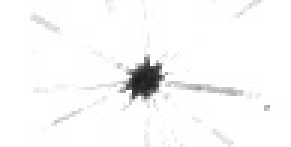
#> input picture Kaggle/data/train/acantharia_protist/124404.jpg, 97 x 49 px (shown 3 times larger); its folder holds only this picture in this run
$ python plankton_classifier.py   (Python 2 division)   (older library calls are emulated)
#> lines starting #> are read from the running program, lines starting #| are printed output that depends on the picture; after the words box and inside, x2 and y2 are one past the last pixel; in counts of white or black regions, pixels touching at a corner belong together
#Import libraries for doing image analysis
from skimage.io import imread
from skimage.transform import resize
from sklearn.ensemble import RandomForestClassifier as RF
import glob
import os
from sklearn import cross_validation
from sklearn.cross_validation import StratifiedKFold as KFold
from sklearn.metrics import classification_report
from matplotlib import pyplot as plt
from matplotlib import colors
from pylab import cm
from skimage import segmentation
from skimage.morphology import watershed
from skimage import measure
from skimage import morphology
import numpy as np
import pandas as pd
from scipy import ndimage
from skimage.feature import peak_local_max

# make graphics inline
#%matplotlib inline

import warnings
warnings.filterwarnings("ignore")

# get the classnames from the directory structure
directory_names = list(set(glob.glob(os.path.join("data","train", "*"))).difference(set(glob.glob(os.path.join("data","train","*.*")))))

# find the largest nonzero region
def getLargestRegion(props, labelmap, imagethres):
    regionmaxprop = None
    for regionprop in props:
        # check to see if the region is at least 50% nonzero
        if sum(imagethres[labelmap == regionprop.label])*1.0/regionprop.area < 0.50:
            continue
        if regionmaxprop is None:
            regionmaxprop = regionprop
        if regionmaxprop.filled_area < regionprop.filled_area:
            regionmaxprop = regionprop
    return regionmaxprop

def getMinorMajorRatio(image):
    image = image.copy()
    # Create the thresholded image to eliminate some of the background
    imagethr = np.where(image > np.mean(image),0.,1.0)

    #Dilate the image
    imdilated = morphology.dilation(imagethr, np.ones((4,4)))

    # Create the label list
    label_list = measure.label(imdilated)
    label_list = imagethr*label_list
    label_list = label_list.astype(int)

    region_list = measure.regionprops(label_list)
    maxregion = getLargestRegion(region_list, label_list, imagethr)

    # guard against cases where the segmentation fails by providing zeros
    ratio = 0.0
    if ((not maxregion is None) and (maxregion.major_axis_length != 0.0)):
        ratio = 0.0 if maxregion is None else maxregion.minor_axis_length*1.0 / maxregion.major_axis_length
    return ratio

# Rescale the images and create the combined metrics and training labels

#get the total training images
numberofImages = 0
for folder in directory_names:
    for fileNameDir in os.walk(folder):
        for fileName in fileNameDir[2]:
             # Only read in the images
            if fileName[-4:] != ".jpg":
              continue
            numberofImages += 1
#> pass 2 of the loop `for folder in directory_names:`:
#> pass 3 of the loop `for folder in directory_names:`:

# We'll rescale the images to be 25x25
maxPixel = 25
imageSize = maxPixel * maxPixel
num_rows = numberofImages # one row for each image in the training dataset
num_features = imageSize + 1 # for our ratio

# X is the feature vector with one row of features per image
# consisting of the pixel values and our metric
X = np.zeros((num_rows, num_features), dtype=float)
# y is the numeric class label
y = np.zeros((num_rows))

files = []
# Generate training data
i = 0
label = 0
# List of string of class names
namesClasses = list()

print "Reading images"
# Navigate through the list of directories
for folder in directory_names:
    # Append the string class name for each class
    currentClass = folder.split(os.pathsep)[-1]
    namesClasses.append(currentClass)
    for fileNameDir in os.walk(folder):
        for fileName in fileNameDir[2]:
            # Only read in the images
            if fileName[-4:] != ".jpg":
              continue

            # Read in the images and create the features
            nameFileImage = "{0}{1}{2}".format(fileNameDir[0], os.sep, fileName)
            image = imread(nameFileImage, as_grey=True)
#> image is the input picture: shape (49, 97); min 27, max 255, mean 248
            files.append(nameFileImage)
            axisratio = getMinorMajorRatio(image)
#> in getMinorMajorRatio, `imagethr = np.where(image > np.mean(image),0.,1.0)`:
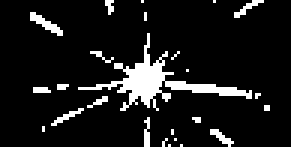
#> imagethr: shape (49, 97) float64 (shown 3 times larger); values 0 (black) and 1 (white), 10% white; 25 white regions (23 under 20 px), largest, box (x1, y1, x2, y2) and area: (26, 11, 84, 37) 292, (10, 4, 21, 12) 32
#> in getMinorMajorRatio, `imdilated = morphology.dilation(imagethr, np.ones((4,4)))`:
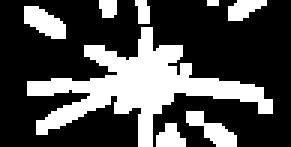
#> imdilated: shape (49, 97) float64 (shown 3 times larger); values 0 (black) and 1 (white), 30.3% white; 8 white regions (1 under 20 px)
#> in getMinorMajorRatio, `label_list = measure.label(imdilated)`:
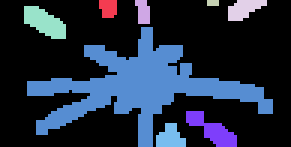
#> label_list: shape (49, 97) int64 (shown 3 times larger); 9 distinct labels, from 0 to 8; one colour per label, 0 black
#> in getMinorMajorRatio, `label_list = imagethr*label_list`:
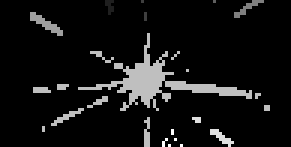
#> label_list: shape (49, 97) float64 (shown 3 times larger); min 0, max 8, mean 0.581; drawn with min black and max white
#> in getMinorMajorRatio, `label_list = label_list.astype(int)`:
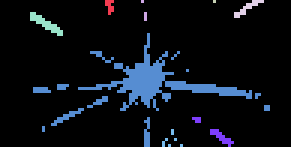
#> label_list: shape (49, 97) int64 (shown 3 times larger); 9 distinct labels, from 0 to 8; one colour per label, 0 black
#> in getMinorMajorRatio, `region_list = measure.regionprops(label_list)`: region_list = 8 regions; box (x1, y1, x2, y2) and area: (11, 11, 90, 49) 379, (10, 4, 21, 12) 32, (64, 39, 78, 49) 24, (78, 0, 88, 6) 19, (35, 0, 38, 5) 10, (54, 43, 61, 49) 8, (47, 0, 49, 7) 4, (71, 0, 72, 1) 1
#> the loop in getLargestRegion, `for regionprop in props:` made 8 passes
#> in getMinorMajorRatio, `ratio = 0.0 if maxregion is None else maxregion.minor_axis_length*1.0 ..`: ratio = 0.382
#> axisratio = 0.382
            image = resize(image, (maxPixel, maxPixel))
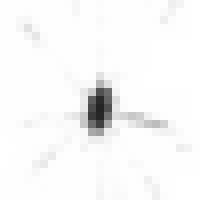
#> image: shape (25, 25) float64 (shown 8 times larger); min 0.142, max 1, mean 0.972

            # Store the rescaled image pixels and the axis ratio
            X[i, 0:imageSize] = np.reshape(image, (1, imageSize))
            X[i, imageSize] = axisratio

            # Store the classlabel
            y[i] = label
            i += 1
            # report progress for each 5% done
            report = [int((j+1)*num_rows/20.) for j in range(20)]
            if i in report: print np.ceil(i *100.0 / num_rows), "% done"
    label += 1
#> pass 2 of the loop `for folder in directory_names:`:
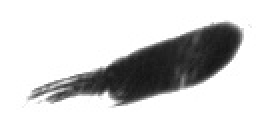
#> input picture Kaggle/data/train/amphipods/28461.jpg, 132 x 64 px (shown 2 times larger)
#> image is the input picture: shape (64, 132); min 21, max 255, mean 208.2
#> in getMinorMajorRatio (call 2), `imagethr = np.where(image > np.mean(image),0.,1.0)`:
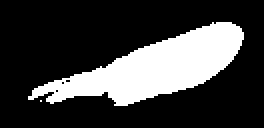
#> imagethr: shape (64, 132) float64 (shown 2 times larger); values 0 (black) and 1 (white), 24.4% white; 2 white regions (1 under 20 px), largest, box (x1, y1, x2, y2) and area: (14, 11, 122, 53) 2062
#> imdilated: shape (64, 132) float64; values 0 (black) and 1 (white), 30.4% white; 1 white region, box (x1, y1, x2, y2) and area: (12, 9, 123, 54) 2567
#> region_list = 1 regions; box (x1, y1, x2, y2) and area: (14, 11, 122, 53) 2063
#> the loop in getLargestRegion (call 2), `for regionprop in props:` made 1 pass
#> ratio = 0.253
#> `image = resize(image, (maxPixel, maxPixel))`:
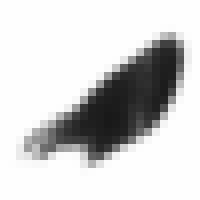
#> image: shape (25, 25) float64 (shown 8 times larger); min 0.101, max 1, mean 0.816
#> pass 3 of the loop `for folder in directory_names:`:
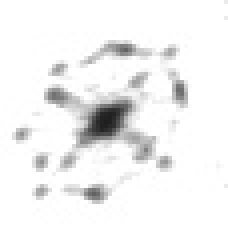
#> input picture Kaggle/data/train/acantharia_protist_halo/148628.jpg, 57 x 61 px (shown 4 times larger)
#> image is the input picture: shape (61, 57); min 31, max 255, mean 241.8
#> imagethr: shape (61, 57) float64; values 0 (black) and 1 (white), 18.1% white; 18 white regions (14 under 20 px), largest, box (x1, y1, x2, y2) and area: (11, 18, 44, 44) 372, (20, 10, 45, 17) 83, (15, 46, 29, 51) 45, (41, 17, 47, 27) 37
#> imdilated: shape (61, 57) float64; values 0 (black) and 1 (white), 40.2% white; 3 white regions (2 under 20 px)
#> in getMinorMajorRatio (call 3), `label_list = label_list.astype(int)`:
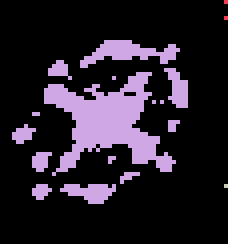
#> label_list: shape (61, 57) int64 (shown 4 times larger); 4 distinct labels, from 0 to 3; one colour per label, 0 black
#> region_list = 3 regions; box (x1, y1, x2, y2) and area: (3, 10, 47, 51) 627, (56, 0, 57, 5) 2, (56, 46, 57, 47) 1
#> ratio = 0.754
#> `image = resize(image, (maxPixel, maxPixel))`:
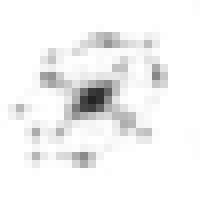
#> image: shape (25, 25) float64 (shown 8 times larger); min 0.134, max 1, mean 0.948
#> label = 3

# Loop through the classes two at a time and compare their distributions of the Width/Length Ratio

#Create a DataFrame object to make subsetting the data on the class
df = pd.DataFrame({"class": y[:], "ratio": X[:, num_features-1]})

f = plt.figure(figsize=(30, 20))
#we suppress zeros and choose a few large classes to better highlight the distributions.
df = df.loc[df["ratio"] > 0]
minimumSize = 20
counts = df["class"].value_counts()
largeclasses = [int(x) for x in list(counts.loc[counts > minimumSize].index)]
# Loop through 40 of the classes
for j in range(0,40,2):
    subfig = plt.subplot(4, 5, j/2 +1)
    # Plot the normalized histograms for two classes
#> (the run stopped early here; a loop or call above may not have finished)
